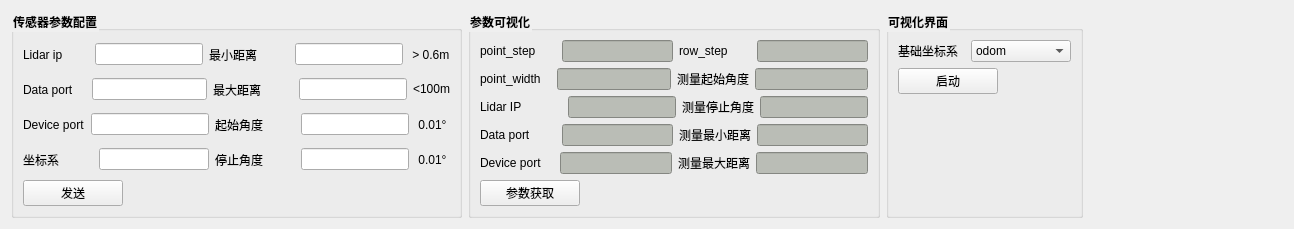
                 <widget class="QWidget" name="tab_5">
                  <attribute name="title">
                   <string>激光雷达</string>
                  </attribute>
                  <layout class="QVBoxLayout" name="verticalLayout_16">
                   <item>
                    <layout class="QHBoxLayout" name="horizontalLayout_37">
                     <item>
                      <widget class="QGroupBox" name="groupBox_11">
                       <property name="font">
                        <font>
                         <weight>75</weight>
                         <bold>true</bold>
                        </font>
                       </property>
                       <property name="styleSheet">
                        <string notr="true">QGroupBox::title{
font-size:13px;
front-weight:bold;
}</string>
                       </property>
                       <property name="title">
                        <string>传感器参数配置</string>
                       </property>
                       <layout class="QVBoxLayout" name="verticalLayout_10">
                        <item>
                         <layout class="QVBoxLayout" name="verticalLayout_3">
                          <item>
                           <layout class="QHBoxLayout" name="horizontalLayout_73">
                            <item>
                             <layout class="QHBoxLayout" name="horizontalLayout">
                              <item>
                               <widget class="QLabel" name="label_4">
                                <property name="text">
                                 <string>Lidar ip        </string>
                                </property>
                               </widget>
                              </item>
                              <item>
                               <widget class="QLineEdit" name="lineEdit_laser_dev_ip"/>
                              </item>
                             </layout>
                            </item>
                            <item>
                             <layout class="QHBoxLayout" name="horizontalLayout_70">
                              <item>
                               <widget class="QLabel" name="label_50">
                                <property name="minimumSize">
                                 <size>
                                  <width>80</width>
                                  <height>0</height>
                                 </size>
                                </property>
                                <property name="text">
                                 <string>最小距离</string>
                                </property>
                               </widget>
                              </item>
                              <item>
                               <widget class="QLineEdit" name="lineEdit_laser_dis_min"/>
                              </item>
                              <item>
                               <widget class="QLabel" name="label_14">
                                <property name="text">
                                 <string> &gt; 0.6m</string>
                                </property>
                               </widget>
                              </item>
                             </layout>
                            </item>
                           </layout>
                          </item>
                          <item>
                           <layout class="QHBoxLayout" name="horizontalLayout_74">
                            <item>
                             <layout class="QHBoxLayout" name="horizontalLayout_14">
                              <item>
                               <widget class="QLabel" name="label_5">
                                <property name="text">
                                 <string>Data port    </string>
                                </property>
                               </widget>
                              </item>
                              <item>
                               <widget class="QLineEdit" name="lineEdit_msop_port"/>
                              </item>
                              <item>
                               <layout class="QHBoxLayout" name="horizontalLayout_2">
                                <item>
                                 <widget class="QLabel" name="label_41">
                                  <property name="minimumSize">
                                   <size>
                                    <width>80</width>
                                    <height>0</height>
                                   </size>
                                  </property>
                                  <property name="text">
                                   <string>最大距离 </string>
                                  </property>
                                 </widget>
                                </item>
                                <item>
                                 <widget class="QLineEdit" name="lineEdit_laser_dis_max"/>
                                </item>
                                <item>
                                 <widget class="QLabel" name="label_15">
                                  <property name="text">
                                   <string>&lt;100m</string>
                                  </property>
                                 </widget>
                                </item>
                               </layout>
                              </item>
                             </layout>
                            </item>
                           </layout>
                          </item>
                          <item>
                           <layout class="QHBoxLayout" name="horizontalLayout_75">
                            <item>
                             <layout class="QHBoxLayout" name="horizontalLayout_20">
                              <item>
                               <widget class="QLabel" name="label_7">
                                <property name="text">
                                 <string>Device port</string>
                                </property>
                               </widget>
                              </item>
                              <item>
                               <widget class="QLineEdit" name="lineEdit_difop_port"/>
                              </item>
                             </layout>
                            </item>
                            <item>
                             <layout class="QHBoxLayout" name="horizontalLayout_71">
                              <item>
                               <widget class="QLabel" name="label_49">
                                <property name="minimumSize">
                                 <size>
                                  <width>80</width>
                                  <height>0</height>
                                 </size>
                                </property>
                                <property name="text">
                                 <string>起始角度</string>
                                </property>
                               </widget>
                              </item>
                              <item>
                               <widget class="QLineEdit" name="lineEdit_laser_ang_start"/>
                              </item>
                              <item>
                               <widget class="QLabel" name="label_16">
                                <property name="text">
                                 <string> 0.01° </string>
                                </property>
                               </widget>
                              </item>
                             </layout>
                            </item>
                           </layout>
                          </item>
                          <item>
                           <layout class="QHBoxLayout" name="horizontalLayout_76">
                            <item>
                             <layout class="QHBoxLayout" name="horizontalLayout_69">
                              <item>
                               <widget class="QLabel" name="label_39">
                                <property name="text">
                                 <string>坐标系          </string>
                                </property>
                               </widget>
                              </item>
                              <item>
                               <widget class="QLineEdit" name="lineEdit_laser_link"/>
                              </item>
                             </layout>
                            </item>
                            <item>
                             <layout class="QHBoxLayout" name="horizontalLayout_72">
                              <item>
                               <widget class="QLabel" name="label_70">
                                <property name="minimumSize">
                                 <size>
                                  <width>80</width>
                                  <height>0</height>
                                 </size>
                                </property>
                                <property name="text">
                                 <string>停止角度</string>
                                </property>
                               </widget>
                              </item>
                              <item>
                               <widget class="QLineEdit" name="lineEdit_laser_ang_end"/>
                              </item>
                              <item>
                               <widget class="QLabel" name="label_17">
                                <property name="text">
                                 <string> 0.01° </string>
                                </property>
                               </widget>
                              </item>
                             </layout>
                            </item>
                           </layout>
                          </item>
                          <item>
                           <layout class="QHBoxLayout" name="horizontalLayout_23">
                            <item>
                             <widget class="QPushButton" name="pushButton_laser_set">
                              <property name="sizePolicy">
                               <sizepolicy hsizetype="Expanding" vsizetype="Fixed">
                                <horstretch>0</horstretch>
                                <verstretch>0</verstretch>
                               </sizepolicy>
                              </property>
                              <property name="minimumSize">
                               <size>
                                <width>100</width>
                                <height>0</height>
                               </size>
                              </property>
                              <property name="maximumSize">
                               <size>
                                <width>100</width>
                                <height>16777215</height>
                               </size>
                              </property>
                              <property name="text">
                               <string>发送</string>
                              </property>
                             </widget>
                            </item>
                            <item>
                             <spacer name="horizontalSpacer_29">
                              <property name="orientation">
                               <enum>Qt::Horizontal</enum>
                              </property>
                              <property name="sizeHint" stdset="0">
                               <size>
                                <width>40</width>
                                <height>20</height>
                               </size>
                              </property>
                             </spacer>
                            </item>
                            <item>
                             <spacer name="horizontalSpacer_28">
                              <property name="orientation">
                               <enum>Qt::Horizontal</enum>
                              </property>
                              <property name="sizeHint" stdset="0">
                               <size>
                                <width>40</width>
                                <height>20</height>
                               </size>
                              </property>
                             </spacer>
                            </item>
                            <item>
                             <spacer name="horizontalSpacer_3">
                              <property name="orientation">
                               <enum>Qt::Horizontal</enum>
                              </property>
                              <property name="sizeHint" stdset="0">
                               <size>
                                <width>40</width>
                                <height>20</height>
                               </size>
                              </property>
                             </spacer>
                            </item>
                           </layout>
                          </item>
                         </layout>
                        </item>
                       </layout>
                      </widget>
                     </item>
                     <item>
                      <widget class="QGroupBox" name="groupBox_13">
                       <property name="font">
                        <font>
                         <weight>75</weight>
                         <bold>true</bold>
                        </font>
                       </property>
                       <property name="styleSheet">
                        <string notr="true">QGroupBox::title{
font-size:13px;
front-weight:bold;
}</string>
                       </property>
                       <property name="title">
                        <string>参数可视化</string>
                       </property>
                       <layout class="QVBoxLayout" name="verticalLayout_2">
                        <item>
                         <layout class="QHBoxLayout" name="horizontalLayout_92">
                          <item>
                           <widget class="QLabel" name="label_93">
                            <property name="text">
                             <string>point_step      </string>
                            </property>
                           </widget>
                          </item>
                          <item>
                           <widget class="QLineEdit" name="lineEdit_point_step">
                            <property name="styleSheet">
                             <string notr="true">background-color: rgb(186, 189, 182);</string>
                            </property>
                           </widget>
                          </item>
                          <item>
                           <widget class="QLabel" name="label_95">
                            <property name="text">
                             <string>row_step       </string>
                            </property>
                           </widget>
                          </item>
                          <item>
                           <widget class="QLineEdit" name="lineEdit_row_step">
                            <property name="styleSheet">
                             <string notr="true">background-color: rgb(186, 189, 182);</string>
                            </property>
                           </widget>
                          </item>
                         </layout>
                        </item>
                        <item>
                         <layout class="QHBoxLayout" name="horizontalLayout_93">
                          <item>
                           <widget class="QLabel" name="label_97">
                            <property name="text">
                             <string>point_width   </string>
                            </property>
                           </widget>
                          </item>
                          <item>
                           <widget class="QLineEdit" name="lineEdit_point_width">
                            <property name="styleSheet">
                             <string notr="true">background-color: rgb(186, 189, 182);</string>
                            </property>
                           </widget>
                          </item>
                          <item>
                           <widget class="QLabel" name="label_55">
                            <property name="text">
                             <string>测量起始角度</string>
                            </property>
                           </widget>
                          </item>
                          <item>
                           <widget class="QLineEdit" name="lineEdit_start_ang">
                            <property name="styleSheet">
                             <string notr="true">background-color: rgb(186, 189, 182);</string>
                            </property>
                           </widget>
                          </item>
                         </layout>
                        </item>
                        <item>
                         <layout class="QHBoxLayout" name="horizontalLayout_24">
                          <item>
                           <widget class="QLabel" name="label_48">
                            <property name="text">
                             <string>Lidar IP            </string>
                            </property>
                           </widget>
                          </item>
                          <item>
                           <widget class="QLineEdit" name="lineEdit_device_ip">
                            <property name="styleSheet">
                             <string notr="true">background-color: rgb(186, 189, 182);</string>
                            </property>
                           </widget>
                          </item>
                          <item>
                           <widget class="QLabel" name="label_98">
                            <property name="text">
                             <string>测量停止角度</string>
                            </property>
                           </widget>
                          </item>
                          <item>
                           <widget class="QLineEdit" name="lineEdit_end_ang">
                            <property name="styleSheet">
                             <string notr="true">background-color: rgb(186, 189, 182);</string>
                            </property>
                           </widget>
                          </item>
                         </layout>
                        </item>
                        <item>
                         <layout class="QHBoxLayout" name="horizontalLayout_35">
                          <item>
                           <widget class="QLabel" name="label_52">
                            <property name="text">
                             <string>Data port        </string>
                            </property>
                           </widget>
                          </item>
                          <item>
                           <widget class="QLineEdit" name="lineEdit_msop_port_port_get">
                            <property name="styleSheet">
                             <string notr="true">background-color: rgb(186, 189, 182);</string>
                            </property>
                           </widget>
                          </item>
                          <item>
                           <widget class="QLabel" name="label_53">
                            <property name="text">
                             <string>测量最小距离</string>
                            </property>
                           </widget>
                          </item>
                          <item>
                           <widget class="QLineEdit" name="lineEdit_min_dis">
                            <property name="styleSheet">
                             <string notr="true">background-color: rgb(186, 189, 182);</string>
                            </property>
                           </widget>
                          </item>
                         </layout>
                        </item>
                        <item>
                         <layout class="QHBoxLayout" name="horizontalLayout_36">
                          <item>
                           <widget class="QLabel" name="label_54">
                            <property name="text">
                             <string>Device port    </string>
                            </property>
                           </widget>
                          </item>
                          <item>
                           <widget class="QLineEdit" name="lineEdit_difop_port_get">
                            <property name="styleSheet">
                             <string notr="true">background-color: rgb(186, 189, 182);</string>
                            </property>
                           </widget>
                          </item>
                          <item>
                           <widget class="QLabel" name="label_51">
                            <property name="text">
                             <string>测量最大距离</string>
                            </property>
                           </widget>
                          </item>
                          <item>
                           <widget class="QLineEdit" name="lineEdit_max_dis">
                            <property name="styleSheet">
                             <string notr="true">background-color: rgb(186, 189, 182);</string>
                            </property>
                           </widget>
                          </item>
                         </layout>
                        </item>
                        <item>
                         <layout class="QHBoxLayout" name="horizontalLayout_60">
                          <item>
                           <widget class="QPushButton" name="pushButton_laser_get">
                            <property name="sizePolicy">
                             <sizepolicy hsizetype="Expanding" vsizetype="Fixed">
                              <horstretch>0</horstretch>
                              <verstretch>0</verstretch>
                             </sizepolicy>
                            </property>
                            <property name="minimumSize">
                             <size>
                              <width>100</width>
                              <height>0</height>
                             </size>
                            </property>
                            <property name="maximumSize">
                             <size>
                              <width>100</width>
                              <height>16777215</height>
                             </size>
                            </property>
                            <property name="text">
                             <string>参数获取</string>
                            </property>
                           </widget>
                          </item>
                          <item>
                           <spacer name="horizontalSpacer_31">
                            <property name="orientation">
                             <enum>Qt::Horizontal</enum>
                            </property>
                            <property name="sizeHint" stdset="0">
                             <size>
                              <width>40</width>
                              <height>20</height>
                             </size>
                            </property>
                           </spacer>
                          </item>
                          <item>
                           <spacer name="horizontalSpacer_30">
                            <property name="orientation">
                             <enum>Qt::Horizontal</enum>
                            </property>
                            <property name="sizeHint" stdset="0">
                             <size>
                              <width>40</width>
                              <height>20</height>
                             </size>
                            </property>
                           </spacer>
                          </item>
                         </layout>
                        </item>
                       </layout>
                      </widget>
                     </item>
                     <item>
                      <widget class="QGroupBox" name="groupBox_3">
                       <property name="font">
                        <font>
                         <weight>75</weight>
                         <bold>true</bold>
                        </font>
                       </property>
                       <property name="styleSheet">
                        <string notr="true">QGroupBox::title{
font-size:13px;
front-weight:bold;
}</string>
                       </property>
                       <property name="title">
                        <string>可视化界面</string>
                       </property>
                       <layout class="QVBoxLayout" name="verticalLayout_17">
                        <item>
                         <layout class="QVBoxLayout" name="verticalLayout_7">
                          <item>
                           <layout class="QHBoxLayout" name="horizontalLayout_8">
                            <item>
                             <widget class="QLabel" name="label_11">
                              <property name="sizePolicy">
                               <sizepolicy hsizetype="Expanding" vsizetype="Preferred">
                                <horstretch>0</horstretch>
                                <verstretch>0</verstretch>
                               </sizepolicy>
                              </property>
                              <property name="text">
                               <string>基础坐标系  </string>
                              </property>
                             </widget>
                            </item>
                            <item>
                             <widget class="QComboBox" name="comboBox_4">
                              <property name="minimumSize">
                               <size>
                                <width>100</width>
                                <height>0</height>
                               </size>
                              </property>
                              <property name="maximumSize">
                               <size>
                                <width>100</width>
                                <height>16777215</height>
                               </size>
                              </property>
                              <item>
                               <property name="text">
                                <string>odom</string>
                               </property>
                              </item>
                              <item>
                               <property name="text">
                                <string>laser_link</string>
                               </property>
                              </item>
                              <item>
                               <property name="text">
                                <string>world</string>
                               </property>
                              </item>
                             </widget>
                            </item>
                           </layout>
                          </item>
                          <item>
                           <layout class="QHBoxLayout" name="horizontalLayout_10">
                            <item>
                             <widget class="QPushButton" name="pushButton_laser_rviz">
                              <property name="sizePolicy">
                               <sizepolicy hsizetype="Expanding" vsizetype="Fixed">
                                <horstretch>0</horstretch>
                                <verstretch>0</verstretch>
                               </sizepolicy>
                              </property>
                              <property name="minimumSize">
                               <size>
                                <width>100</width>
                                <height>0</height>
                               </size>
                              </property>
                              <property name="maximumSize">
                               <size>
                                <width>100</width>
                                <height>16777215</height>
                               </size>
                              </property>
                              <property name="text">
                               <string>启动</string>
                              </property>
                             </widget>
                            </item>
                            <item>
                             <spacer name="horizontalSpacer_64">
                              <property name="orientation">
                               <enum>Qt::Horizontal</enum>
                              </property>
                              <property name="sizeHint" stdset="0">
                               <size>
                                <width>40</width>
                                <height>20</height>
                               </size>
                              </property>
                             </spacer>
                            </item>
                           </layout>
                          </item>
                         </layout>
                        </item>
                        <item>
                         <spacer name="verticalSpacer_28">
                          <property name="orientation">
                           <enum>Qt::Vertical</enum>
                          </property>
                          <property name="sizeHint" stdset="0">
                           <size>
                            <width>20</width>
                            <height>40</height>
                           </size>
                          </property>
                         </spacer>
                        </item>
                       </layout>
                      </widget>
                     </item>
                     <item>
                      <spacer name="horizontalSpacer_22">
                       <property name="orientation">
                        <enum>Qt::Horizontal</enum>
                       </property>
                       <property name="sizeHint" stdset="0">
                        <size>
                         <width>40</width>
                         <height>20</height>
                        </size>
                       </property>
                      </spacer>
                     </item>
                     <item>
                      <spacer name="horizontalSpacer_26">
                       <property name="orientation">
                        <enum>Qt::Horizontal</enum>
                       </property>
                       <property name="sizeHint" stdset="0">
                        <size>
                         <width>40</width>
                         <height>20</height>
                        </size>
                       </property>
                      </spacer>
                     </item>
                     <item>
                      <spacer name="horizontalSpacer_6">
                       <property name="orientation">
                        <enum>Qt::Horizontal</enum>
                       </property>
                       <property name="sizeHint" stdset="0">
                        <size>
                         <width>40</width>
                         <height>20</height>
                        </size>
                       </property>
                      </spacer>
                     </item>
                     <item>
                      <spacer name="horizontalSpacer_27">
                       <property name="orientation">
                        <enum>Qt::Horizontal</enum>
                       </property>
                       <property name="sizeHint" stdset="0">
                        <size>
                         <width>40</width>
                         <height>20</height>
                        </size>
                       </property>
                      </spacer>
                     </item>
                     <item>
                      <spacer name="horizontalSpacer_16">
                       <property name="orientation">
                        <enum>Qt::Horizontal</enum>
                       </property>
                       <property name="sizeHint" stdset="0">
                        <size>
                         <width>40</width>
                         <height>20</height>
                        </size>
                       </property>
                      </spacer>
                     </item>
                    </layout>
                   </item>
                  </layout>
                 </widget>
